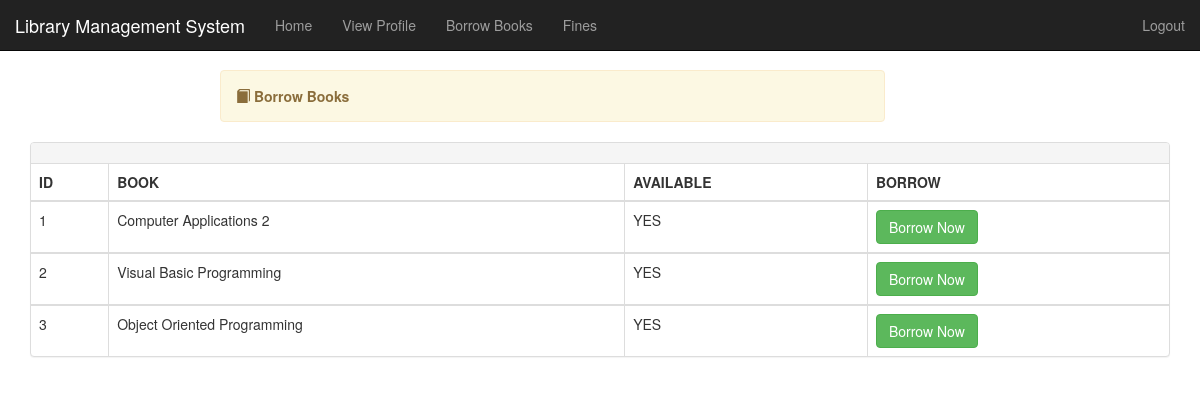
The app's page /borrow-student.php with its own data.
### tables this page shows
CREATE TABLE `books` (
  `bookId` int(11) NOT NULL,
  `bookTitle` varchar(150) NOT NULL,
  `author` varchar(60) NOT NULL,
  `ISBN` varchar(30) NOT NULL,
  `bookCopies` varchar(10) NOT NULL,
  `publisherName` varchar(60) NOT NULL,
  `available` varchar(10) NOT NULL,
  `categories` varchar(30) NOT NULL,
  `callNumber` varchar(30) NOT NULL
);

### borrow-student.php (the view, shortened to what this page needs)
<?php
include "includes/header.php";
?>
<div class="container">
    <?php include "includes/nav2.php"; ?>
	<div class="alert alert-warning col-lg-7 col-md-12 col-sm-12 col-xs-12 col-lg-offset-2 col-md-offset-0 col-sm-offset-1 col-xs-offset-0" style="margin-top:70px">
		<span class="glyphicon glyphicon-book"></span>
	    <strong>Borrow Books</strong>
	</div>
	</div>
	<div class="container">
		<div class="panel panel-default">
		  <div class="panel-heading">
		  </div>
		  <table class="table table-bordered">
		         <tr>
					<th>ID</th>
					<th>BOOK</th>
					<th>AVAILABLE</th>
					<th>BORROW</th>
				  </tr>
					 <?php
					$sql = "SELECT * FROM books";
					$query = mysqli_query($conn, $sql);
					$counter = 1;
						while($row = mysqli_fetch_array($query)){
							?>
							<tbody>
							<tr>
							<td><?php echo $counter++; ?></td>
							<td><?php echo $row['bookTitle'];?></td>
							<td><?php echo $row['available']; ?></td>
							<td><a href="lend-student.php?bid=<?php echo $row['bookId'] ?>" id="show" class="show-in"><button class="btn btn-success">Borrow Now
							</button>
							</a></td>
							</tr>
							</tbody>
							<?php }
					 ?>
					 </table>
	  </div>
	</div>
</body>
</html>

### css/style.css (style rules this page uses)
body { overflow-x: hidden; }
.alert { margin-top: 40px; }

### records on screen
books: bookTitle "Computer Applications 2", available "YES"
books: bookTitle "Visual Basic Programming", available "YES"
books: bookTitle "Object Oriented Programming", available "YES"
